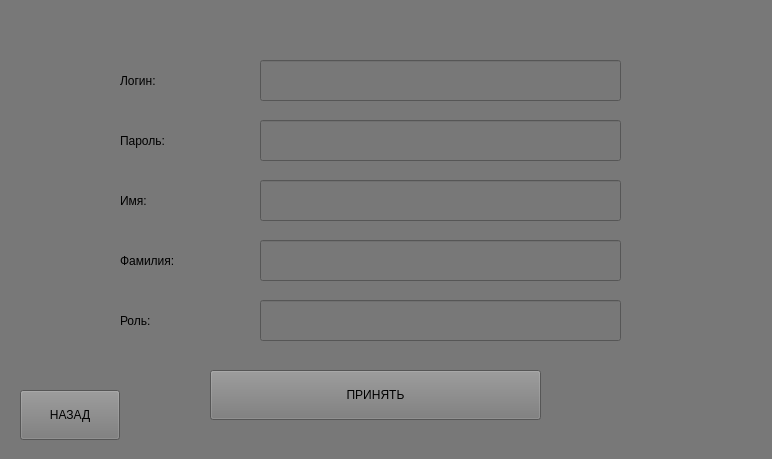
<?xml version="1.0" encoding="UTF-8"?>
<ui version="4.0">
 <class>MainWindow</class>
 <widget class="QMainWindow" name="MainWindow">
  <property name="geometry">
   <rect>
    <x>0</x>
    <y>0</y>
    <width>772</width>
    <height>459</height>
   </rect>
  </property>
  <property name="windowTitle">
   <string>Окно добавления пользователя</string>
  </property>
  <property name="styleSheet">
   <string notr="true">background-color:rgb(120,120,120);</string>
  </property>
  <widget class="QWidget" name="centralwidget">
   <widget class="QLabel" name="label">
    <property name="geometry">
     <rect>
      <x>120</x>
      <y>60</y>
      <width>101</width>
      <height>41</height>
     </rect>
    </property>
    <property name="styleSheet">
     <string notr="true">background-color: rgb(120,120,120);
color: rgb(0,0,0);
font: 18pt \&quot;Arial\&quot;;</string>
    </property>
    <property name="text">
     <string>Логин:</string>
    </property>
   </widget>
   <widget class="QLabel" name="label_2">
    <property name="geometry">
     <rect>
      <x>120</x>
      <y>120</y>
      <width>101</width>
      <height>41</height>
     </rect>
    </property>
    <property name="styleSheet">
     <string notr="true">background-color: rgb(120,120,120);
color: rgb(0,0,0);
font: 18pt \&quot;Arial\&quot;;</string>
    </property>
    <property name="text">
     <string>Пароль:</string>
    </property>
   </widget>
   <widget class="QLabel" name="label_3">
    <property name="geometry">
     <rect>
      <x>120</x>
      <y>180</y>
      <width>101</width>
      <height>41</height>
     </rect>
    </property>
    <property name="styleSheet">
     <string notr="true">background-color: rgb(120,120,120);
color: rgb(0,0,0);
font: 18pt \&quot;Arial\&quot;;</string>
    </property>
    <property name="text">
     <string>Имя:</string>
    </property>
   </widget>
   <widget class="QLabel" name="label_4">
    <property name="geometry">
     <rect>
      <x>120</x>
      <y>240</y>
      <width>101</width>
      <height>41</height>
     </rect>
    </property>
    <property name="styleSheet">
     <string notr="true">background-color: rgb(120,120,120);
color: rgb(0,0,0);
font: 18pt \&quot;Arial\&quot;;</string>
    </property>
    <property name="text">
     <string>Фамилия:</string>
    </property>
   </widget>
   <widget class="QLabel" name="label_5">
    <property name="geometry">
     <rect>
      <x>120</x>
      <y>300</y>
      <width>101</width>
      <height>41</height>
     </rect>
    </property>
    <property name="styleSheet">
     <string notr="true">background-color: rgb(120,120,120);
color: rgb(0,0,0);
font: 18pt \&quot;Arial\&quot;;</string>
    </property>
    <property name="text">
     <string>Роль:</string>
    </property>
   </widget>
   <widget class="QPushButton" name="button_quit">
    <property name="geometry">
     <rect>
      <x>20</x>
      <y>390</y>
      <width>100</width>
      <height>50</height>
     </rect>
    </property>
    <property name="styleSheet">
     <string notr="true">background-color: rgb(255,255,255);
color: rgb(0,0,0);
font: 18pt \&quot;Arial\&quot;;</string>
    </property>
    <property name="text">
     <string>НАЗАД</string>
    </property>
   </widget>
   <widget class="QLineEdit" name="lineEdit">
    <property name="geometry">
     <rect>
      <x>260</x>
      <y>60</y>
      <width>361</width>
      <height>41</height>
     </rect>
    </property>
    <property name="styleSheet">
     <string notr="true">background-color: rgb(255,255,255);
color: rgb(0,0,0);
font: 18pt \&quot;Arial\&quot;;</string>
    </property>
   </widget>
   <widget class="QLineEdit" name="lineEdit_2">
    <property name="geometry">
     <rect>
      <x>260</x>
      <y>120</y>
      <width>361</width>
      <height>41</height>
     </rect>
    </property>
    <property name="styleSheet">
     <string notr="true">background-color: rgb(255,255,255);
color: rgb(0,0,0);
font: 18pt \&quot;Arial\&quot;;</string>
    </property>
   </widget>
   <widget class="QLineEdit" name="lineEdit_3">
    <property name="geometry">
     <rect>
      <x>260</x>
      <y>180</y>
      <width>361</width>
      <height>41</height>
     </rect>
    </property>
    <property name="styleSheet">
     <string notr="true">background-color: rgb(255,255,255);
color: rgb(0,0,0);
font: 18pt \&quot;Arial\&quot;;</string>
    </property>
   </widget>
   <widget class="QLineEdit" name="lineEdit_4">
    <property name="geometry">
     <rect>
      <x>260</x>
      <y>240</y>
      <width>361</width>
      <height>41</height>
     </rect>
    </property>
    <property name="styleSheet">
     <string notr="true">background-color: rgb(255,255,255);
color: rgb(0,0,0);
font: 18pt \&quot;Arial\&quot;;</string>
    </property>
   </widget>
   <widget class="QLineEdit" name="lineEdit_5">
    <property name="geometry">
     <rect>
      <x>260</x>
      <y>300</y>
      <width>361</width>
      <height>41</height>
     </rect>
    </property>
    <property name="styleSheet">
     <string notr="true">background-color: rgb(255,255,255);
color: rgb(0,0,0);
font: 18pt \&quot;Arial\&quot;;</string>
    </property>
   </widget>
   <widget class="QPushButton" name="button_enter">
    <property name="geometry">
     <rect>
      <x>210</x>
      <y>370</y>
      <width>331</width>
      <height>50</height>
     </rect>
    </property>
    <property name="styleSheet">
     <string notr="true">background-color: rgb(255,255,255);
color: rgb(0,0,0);
font: 18pt \&quot;Arial\&quot;;</string>
    </property>
    <property name="text">
     <string>ПРИНЯТЬ</string>
    </property>
   </widget>
  </widget>
 </widget>
 <resources/>
 <connections/>
</ui>
